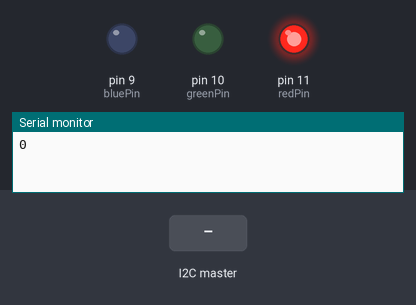
This sketch was run on a simulated Arduino Uno, built with avr-gcc and run on an emulated ATmega328P. Shown: output pins drawn as LEDs (lit = HIGH), the last lines printed to the serial monitor. Inputs (shaded band) come from the test bench.

Above: at 1.2 s.
1.3 s: the I2C master sends the byte 200
At 2.0 s:
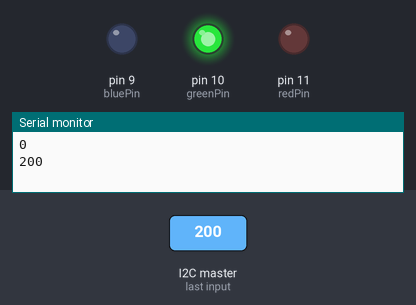
3.0 s: the I2C master sends the byte 1
At 4.4 s:
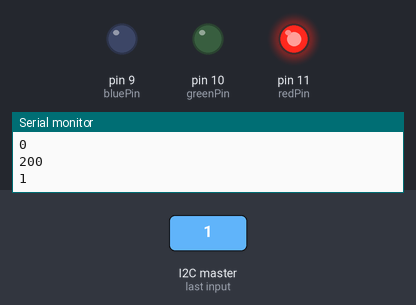
Timing chart, 0 to 6.0 s (numbered marks = the images above; inputs shaded):
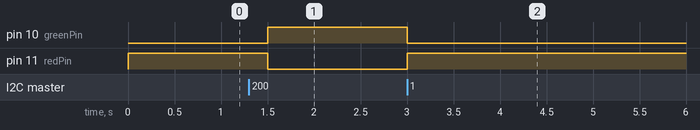

Measured:
- after the input at 1.3 s, pin 10 (greenPin): LOW → HIGH after 0.20 s; pin 11 (redPin): HIGH → LOW after 0.20 s
- after the input at 3.0 s, pin 10 (greenPin): HIGH → LOW at once; pin 11 (redPin): LOW → HIGH at once

The sketch:

node_3.ino
```cpp
#include <Wire.h>
int x;
int redPin = 11;
int greenPin = 10;
int bluePin = 9;
void setup()
{
  pinMode(redPin, OUTPUT);
  pinMode(greenPin, OUTPUT);
  pinMode(bluePin, OUTPUT);
Wire.begin(8); // join i2c bus with address #8
Wire.onReceive(receiveEvent); // register event
Serial.begin(9600);
}

void receiveEvent(int bytes)
{
  x = Wire.read();
}
void loop()
{
  Serial.println(x);
  if(x<=100){
    setColor(255, 0, 0);
    delay(500);

  }
  else{
    setColor(0, 255, 0);  // green
    delay(500);
  }
  delay(1000);
}

void setColor(int red, int green, int blue)
{
  #ifdef COMMON_ANODE
    red = 255 - red;
    green = 255 - green;
    blue = 255 - blue;
  #endif
  analogWrite(redPin, red);
  analogWrite(greenPin, green);
  analogWrite(bluePin, blue);
}
```
